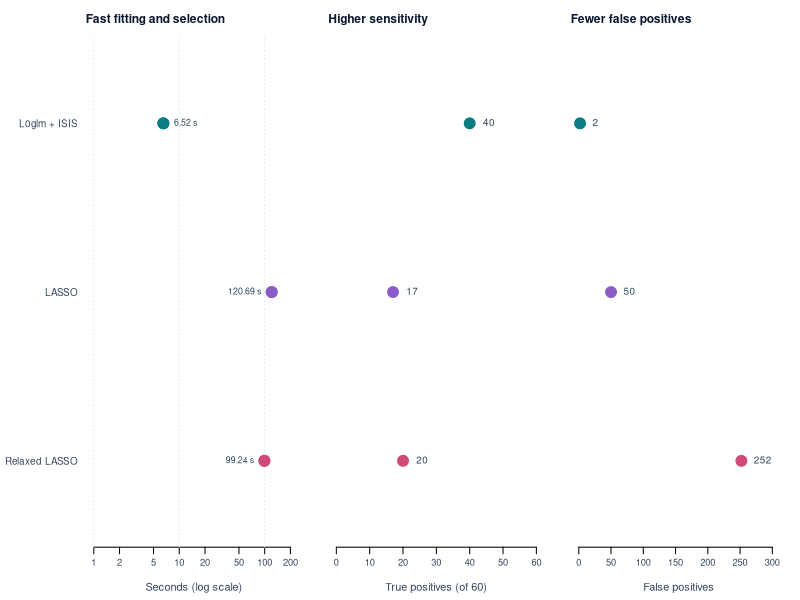

Write R code to recreate this figure.
## ---- chunk 1
knitr::opts_chunk$set(collapse=TRUE, comment="#>", message=FALSE, warning=FALSE,
  fig.width=9, fig.height=4.2, dpi=160)
## ---- chunk 2
layout(matrix(1:3, nrow=1), widths=c(1.3, 1, 1))
par(mar=c(4, 6.5, 2.8, 1), mgp=c(2.5, .6, 0), family="sans", cex.axis=.85,
  bg="white", col.axis="#34465d", col.lab="#34465d", col.main="#0a1930")
labels <- c("L0glm + ISIS", "LASSO", "Relaxed LASSO")
cols <- c("#087e83", "#8b5cc7", "#d04a78")
seconds <- c(6.52, 120.69, 99.24)
plot(seconds, 3:1, log="x", xlim=c(1, 220), ylim=c(.6, 3.4), pch=21, bg=cols,
  col=cols, cex=2.2, yaxt="n", xlab="Seconds (log scale)", ylab="", bty="n")
axis(2, at=3:1, labels=labels, las=1, tick=FALSE, cex.axis=.9)
abline(v=c(1, 10, 100), col="#e1ebef", lty=3)
points(seconds, 3:1, pch=21, bg=cols, col=cols, cex=2.2)
text(seconds, 3:1, sprintf("%.2f s", seconds), pos=ifelse(seconds > 50, 2, 4),
  offset=.8, cex=.8, col="#29455a")
title("Fast fitting and selection", adj=0, cex.main=1.1)
par(mar=c(4, 1, 2.8, 1))
tp <- c(40, 17, 20)
plot(tp, 3:1, xlim=c(0, 60), ylim=c(.6, 3.4), pch=21, bg=cols, col=cols,
  cex=2.2, yaxt="n", xlab="True positives (of 60)", ylab="", bty="n")
text(tp+2, 3:1, tp, pos=4, cex=.9, col="#29455a")
title("Higher sensitivity", adj=0, cex.main=1.1)
fp <- c(2, 50, 252)
plot(fp, 3:1, xlim=c(0, 310), ylim=c(.6, 3.4), pch=21, bg=cols, col=cols,
  cex=2.2, yaxt="n", xlab="False positives", ylab="", bty="n")
text(fp+9, 3:1, fp, pos=4, cex=.9, col="#29455a")
title("Fewer false positives", adj=0, cex.main=1.1)
layout(1)
